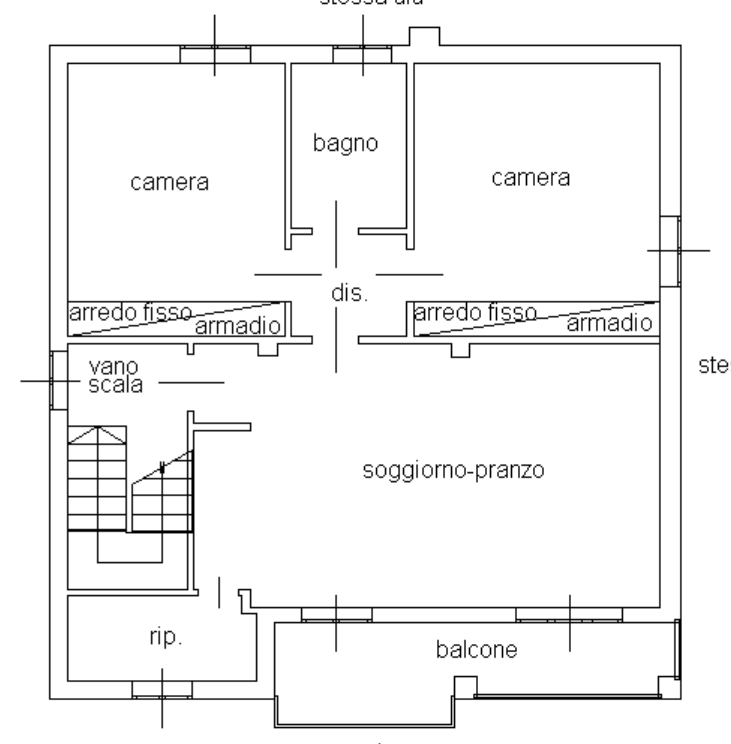
#> input picture PlanParser/atomic_v2/ocr_preprocess/artifacts/scheda_catastale/region_001/revision_001/01_normalized_original.png, 731 x 744 px
$ python split_regions.py ../ocr_preprocess/artifacts/scheda_catastale/region_001/revision_001/01_normalized_original.png out
#> lines starting #> are read from the running program, lines starting #| are printed output that depends on the picture; after the words box and inside, x2 and y2 are one past the last pixel; in counts of white or black regions, pixels touching at a corner belong together
#> in split, image is the input picture: shape (744, 731, 3); min 0, max 255, mean 243.5
"""Isolated heuristic splitter for architectural drawing regions."""

from __future__ import annotations

import argparse
import hashlib
import json
from pathlib import Path

import cv2


def _sha256(path: Path) -> str:
    digest = hashlib.sha256()
    with path.open("rb") as stream:
        for chunk in iter(lambda: stream.read(1024 * 1024), b""):
            digest.update(chunk)
    return digest.hexdigest()


def detect_regions(image) -> list[dict]:
    height, width = image.shape[:2]
#> height = 744; width = 731
    gray = cv2.cvtColor(image, cv2.COLOR_BGR2GRAY)
    ink = cv2.threshold(gray, 220, 255, cv2.THRESH_BINARY_INV)[1]
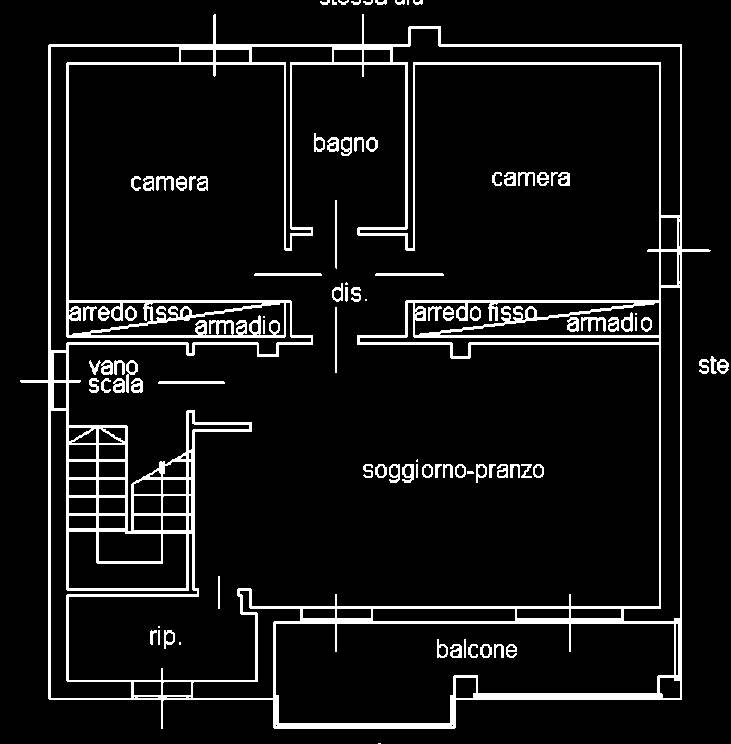
#> ink: shape (744, 731); 8% white; 94 white regions (10 under 20 px), largest, box (x1, y1, x2, y2) and area: (20, 14, 711, 729) 35968, (375, 273, 444, 276) 205, (254, 273, 322, 276) 202
    horizontal = cv2.morphologyEx(
        ink,
        cv2.MORPH_OPEN,
        cv2.getStructuringElement(cv2.MORPH_RECT, (max(25, round(width * 0.014)), 1)),
    )
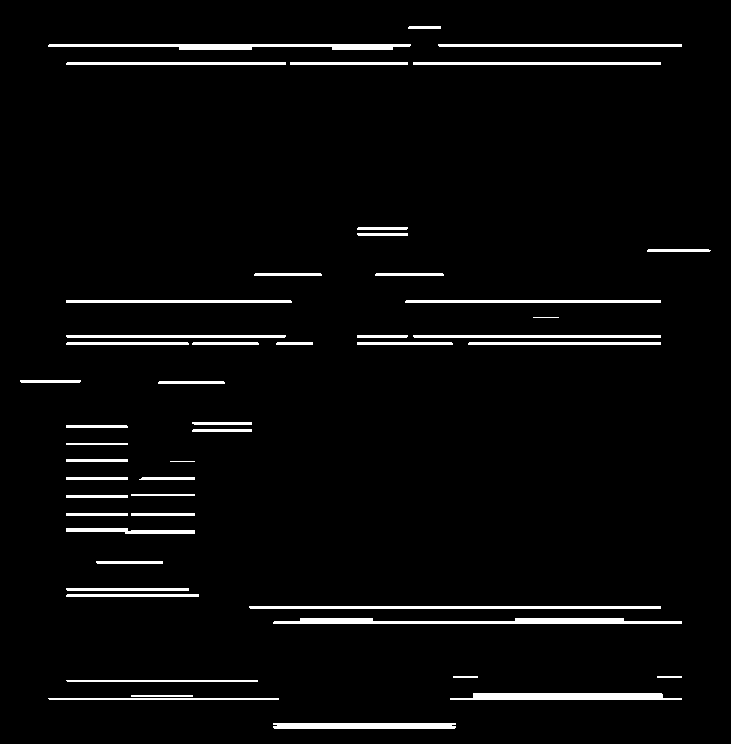
#> horizontal: shape (744, 731); 3.7% white; 49 white regions, largest, box (x1, y1, x2, y2) and area: (273, 618, 682, 624) 1772, (48, 44, 411, 50) 1489, (450, 693, 682, 700) 1413
    vertical = cv2.morphologyEx(
        ink,
        cv2.MORPH_OPEN,
        cv2.getStructuringElement(cv2.MORPH_RECT, (1, max(25, round(height * 0.010)))),
    )
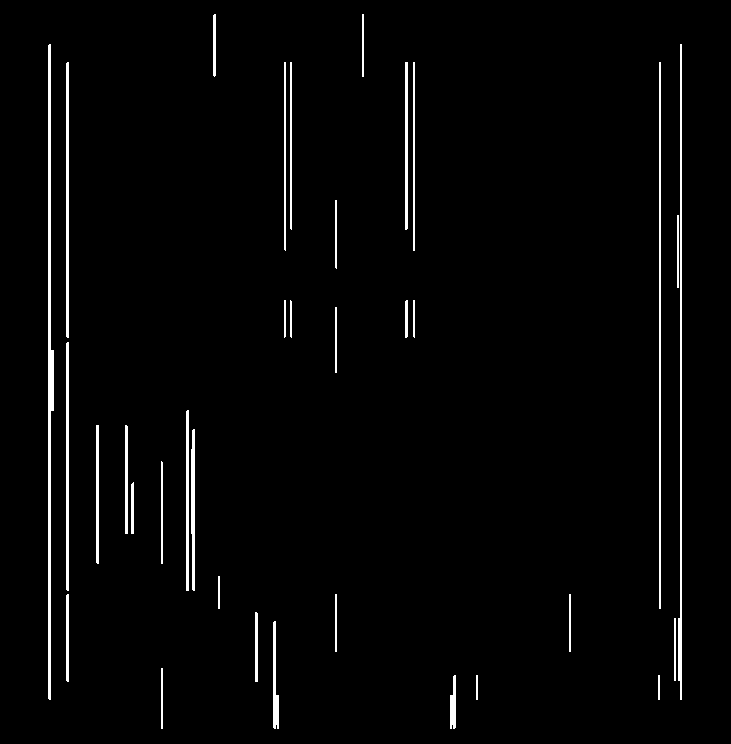
#> vertical: shape (744, 731); 2.4% white; 35 white regions, largest, box (x1, y1, x2, y2) and area: (48, 44, 54, 700) 2149, (678, 44, 682, 700) 1438, (659, 62, 661, 609) 1094
    structural = cv2.bitwise_or(horizontal, vertical)
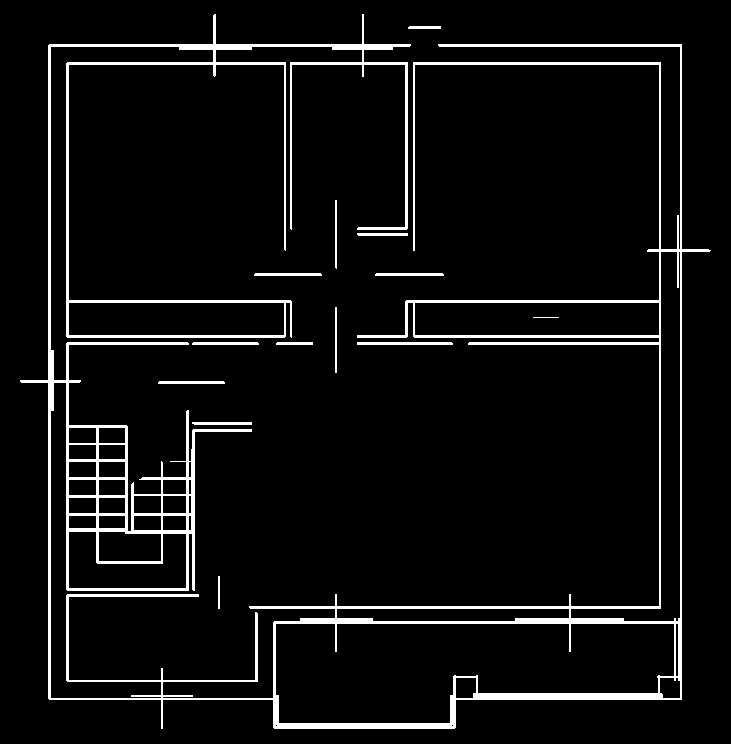
#> structural: shape (744, 731); 5.9% white; 14 white regions, largest, box (x1, y1, x2, y2) and area: (20, 14, 711, 729) 29963, (357, 342, 453, 345) 287, (375, 273, 444, 276) 205
    kernel = cv2.getStructuringElement(
        cv2.MORPH_RECT,
        (max(15, round(width * 0.010)), max(9, round(height * 0.004))),
    )
    joined = cv2.dilate(structural, kernel, iterations=1)
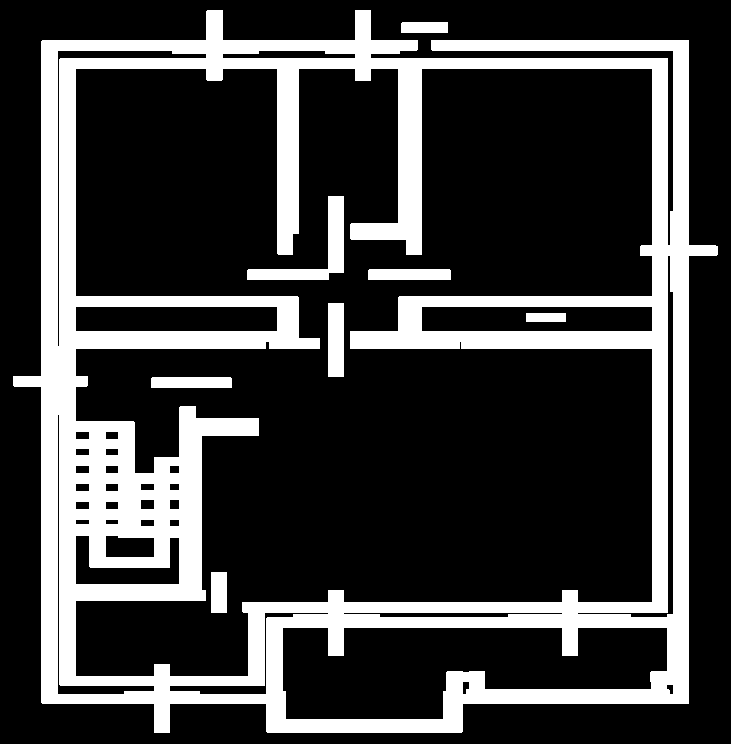
#> joined: shape (744, 731); 24.5% white; 8 white regions, largest, box (x1, y1, x2, y2) and area: (13, 10, 718, 733) 126495, (247, 196, 344, 280) 2129, (328, 303, 344, 377) 1184
    count, labels, stats, _ = cv2.connectedComponentsWithStats(joined, 8)
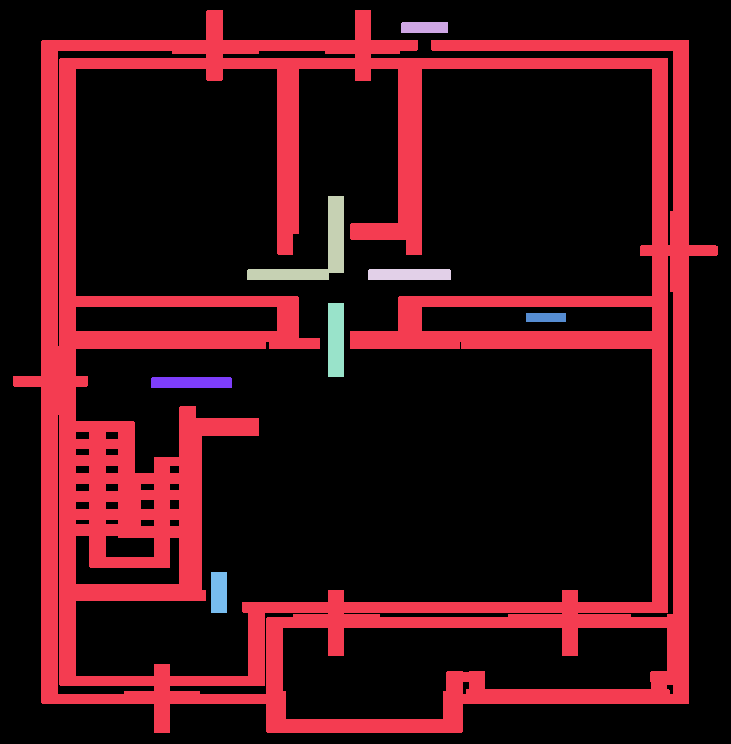
#> labels: shape (744, 731) int32; 9 distinct labels, from 0 to 8; one colour per label, 0 black
#> count = 9; stats = [[0, 0, 731, 744, 410724], [13, 10, 705, 723, 126495], [401, 22, 47, 11, 516], [247, 196, 97, 84, 2129], [368, 269, 83, 11, 911], [328, 303, 16, 74, 1184], [526, 313, 40, 9, 360], [151, 377, 81, 11, 889], [211, 572, 16, 41, 656]]
    candidates = []
    for component_id in range(1, count):
        x, y, w, h, area = map(int, stats[component_id])
        width_ratio, height_ratio = w / width, h / height
        if y < height * 0.15:
            continue
        if not (0.20 <= width_ratio <= 0.65 and 0.14 <= height_ratio <= 0.42):
            continue
        component_mask = labels[y:y + h, x:x + w] == component_id
        original_ink = ink[y:y + h, x:x + w] > 0
        ink_pixels = int((component_mask & original_ink).sum())
        ink_ratio = ink_pixels / max(w * h, 1)
        if ink_ratio < 0.012:
            continue
        score = area * (0.6 + min(ink_ratio / 0.08, 1.0) * 0.4)
        candidates.append((score, x, y, w, h, ink_ratio))
#> this loop made 8 passes
#> (x, y, w, h, area, width_ratio, height_ratio) on passes 1 to 8: (13, 10, 705, 723, 126495, 0.964, 0.972), (401, 22, 47, 11, 516, 0.0643, 0.0148), (247, 196, 97, 84, 2129, 0.133, 0.113), (368, 269, 83, 11, 911, 0.114, 0.0148), (328, 303, 16, 74, 1184, 0.0219, 0.0995), (526, 313, 40, 9, 360, 0.0547, 0.0121), (151, 377, 81, 11, 889, 0.111, 0.0148), (211, 572, 16, 41, 656, 0.0219, 0.0551)
#> after the loop, candidates = []

    chosen = sorted(candidates, reverse=True)[:2]
#> chosen = []
    chosen.sort(key=lambda item: item[2])
    regions = []
    pad = max(8, round(min(width, height) * 0.003))
#> pad = 8
    for index, (_, x, y, w, h, ink_ratio) in enumerate(chosen, 1):
        x0, y0 = max(0, x - pad), max(0, y - pad)
        x1, y1 = min(width, x + w + pad), min(height, y + h + pad)
        size_quality = min(1.0, (w / width) / 0.35) * min(1.0, (h / height) / 0.20)
        density_quality = min(1.0, ink_ratio / 0.045)
        confidence = round(min(0.98, 0.55 + 0.25 * size_quality + 0.20 * density_quality), 3)
        regions.append({
            "id": f"region_{index:03d}",
            "bbox_px": [x0, y0, x1 - x0, y1 - y0],
            "confidence": confidence,
            "reasons": [
                "connected horizontal/vertical linework component below the cadastral header",
                "component dimensions are consistent with a plan drawing rather than a text line",
                f"measured ink ratio={ink_ratio:.4f}",
            ],
            "abstained": False,
        })
#> this loop made 0 passes
#> after the loop, regions = []
    return regions


def split(source: Path, output_dir: Path) -> Path:
    image = cv2.imread(str(source), cv2.IMREAD_COLOR)
    if image is None:
        raise ValueError(f"Cannot read source image: {source}")
    output_dir.mkdir(parents=True, exist_ok=True)
    regions = detect_regions(image)
#> regions = []
    abstained = len(regions) != 2
#> abstained = True
    if abstained:
        regions = [{
            "id": "region_detection_abstention",
            "bbox_px": [0, 0, image.shape[1], image.shape[0]],
            "confidence": 0.0,
            "reasons": [f"expected exactly 2 drawing regions; detected {len(regions)}"],
            "abstained": True,
        }]

    overlay = image.copy()
    for region in regions:
        x, y, w, h = region["bbox_px"]
        color = (255, 0, 255) if region["abstained"] else (0, 80, 255)
        cv2.rectangle(overlay, (x, y), (x + w, y + h), color, 8)
        cv2.putText(
            overlay,
            f"{region['id']}  confidence={region['confidence']:.3f}",
            (x + 10, max(45, y - 15)),
            cv2.FONT_HERSHEY_SIMPLEX,
            1.2,
            color,
            3,
            cv2.LINE_AA,
        )
        if not region["abstained"]:
            cv2.imwrite(str(output_dir / f"{region['id']}.png"), image[y:y + h, x:x + w])
#> this loop made 1 pass
#> (x, y, w, h, color) on pass 1: (0, 0, 731, 744, (255, 0, 255))
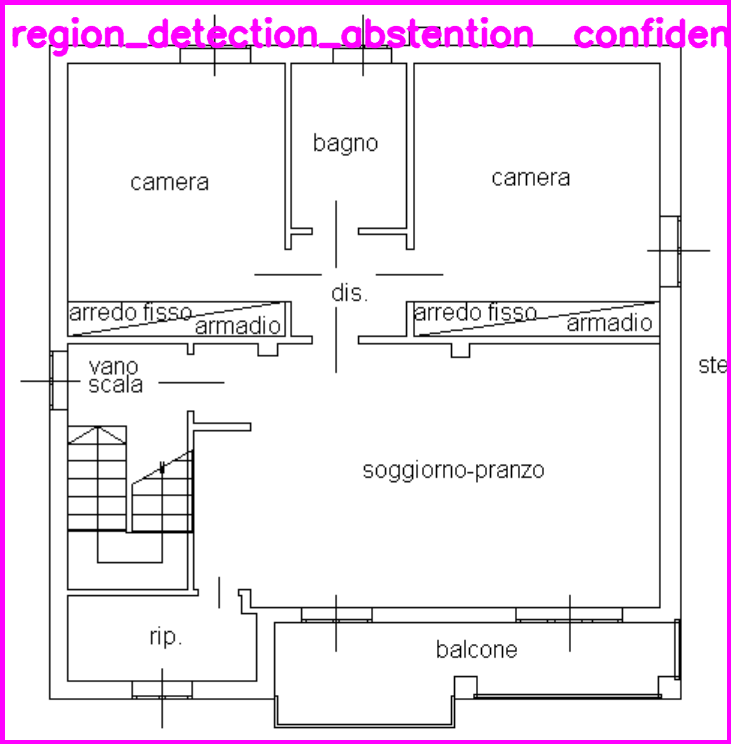
#> overlay: shape (744, 731, 3); 4.48% of pixels changed, all inside (x1, y1, x2, y2) = (0, 0, 731, 744)
    cv2.imwrite(str(output_dir / "regions_overlay.png"), overlay)
    payload = {
        "schema_version": "1.0.0",
        "source": {
            "path": str(source).replace("\\", "/"),
            "sha256": _sha256(source),
            "width_px": image.shape[1],
            "height_px": image.shape[0],
        },
        "method": {
            "name": "connected-linework-region-split",
            "version": "1.0.0",
            "automatic": True,
            "ocr_used": False,
        },
        "regions": regions,
        "abstained": abstained,
    }
    json_path = output_dir / "regions.json"
    json_path.write_text(json.dumps(payload, indent=2, ensure_ascii=False) + "\n", encoding="utf-8")
    return json_path


def main() -> int:
    parser = argparse.ArgumentParser(description="Detect isolated plan-drawing regions")
    parser.add_argument("source", type=Path)
    parser.add_argument("output_dir", type=Path)
    args = parser.parse_args()
    result = split(args.source, args.output_dir)
    print(result)
    return 0


if __name__ == "__main__":
    raise SystemExit(main())
#> (the program exits here)

$ run again, on PlanParser/atomic_v2/ocr_preprocess/artifacts/scheda_catastale/region_001/revision_001/08_otsu_suppress_long_axis_lines_2x.png
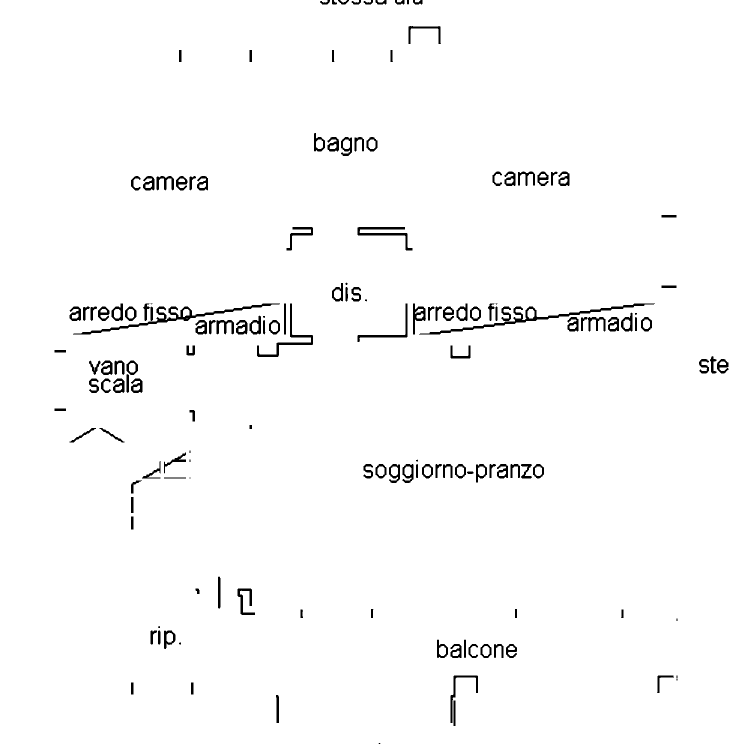
#> input picture PlanParser/atomic_v2/ocr_preprocess/artifacts/scheda_catastale/region_001/revision_001/08_otsu_suppress_long_axis_lines_2x.png, 1462 x 1488 px (shown at 1/2 size)
#> in split, image is the input picture: shape (1488, 1462, 3); 98% white; 155 black regions (16 under 20 px), largest, box (x1, y1, x2, y2) and area: (838, 607, 1310, 669) 2764, (146, 607, 560, 669) 2720, (514, 607, 626, 714) 1264
#> horizontal: shape (1488, 1462); 0.37% white; 63 white regions, largest, box (x1, y1, x2, y2) and area: (715, 466, 815, 471) 498, (715, 670, 815, 675) 498, (715, 454, 810, 459) 473
#> vertical: shape (1488, 1462); 0.56% white; 98 white regions, largest, box (x1, y1, x2, y2) and area: (436, 1153, 441, 1217) 312, (553, 1390, 558, 1446) 276, (811, 607, 815, 675) 271
#> structural: shape (1488, 1462); 0.91% white; 129 white regions, largest, box (x1, y1, x2, y2) and area: (715, 607, 815, 675) 750, (514, 685, 626, 714) 670, (715, 466, 815, 501) 617
#> joined: shape (1488, 1462); 4% white; 46 white regions, largest, box (x1, y1, x2, y2) and area: (708, 603, 1317, 679) 16322, (139, 603, 633, 679) 13388, (894, 1347, 963, 1456) 3441
#> in detect_regions, `count, labels, stats, _ = cv2.connectedComponentsWithStats(joined, 8)`:
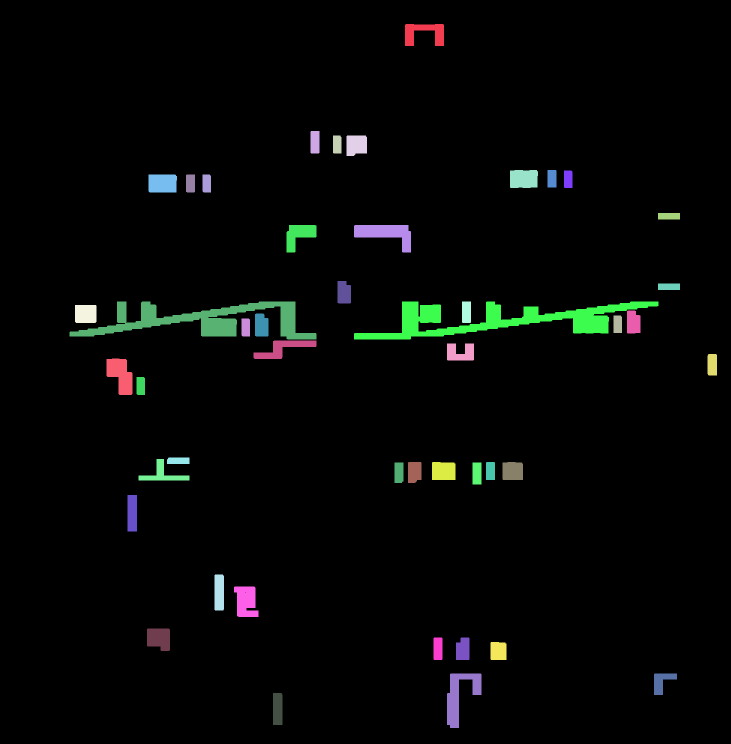
#> labels: shape (1488, 1462) int32 (shown at 1/2 size); 47 distinct labels, from 0 to 46; one colour per label, 0 black
#> count = 47; stats = 47 rows, first 6: [0, 0, 1462, 1488, 2089194], [810, 48, 78, 44, 2084], [621, 262, 18, 45, 807], [666, 271, 17, 36, 606], [693, 271, 41, 41, 1554], [1020, 340, 56, 36, 1942]
#> the loop in detect_regions, `for component_id in range(1, count):` made 46 passes
#> (x, y, w, h, area, width_ratio, height_ratio) on passes 1 to 8: (810, 48, 78, 44, 2084, 0.0534, 0.0296), (621, 262, 18, 45, 807, 0.0123, 0.0302), (666, 271, 17, 36, 606, 0.0116, 0.0242), (693, 271, 41, 41, 1554, 0.028, 0.0276), (1020, 340, 56, 36, 1942, 0.0383, 0.0242), (1095, 340, 18, 35, 629, 0.0123, 0.0235), (1128, 341, 17, 35, 591, 0.0116, 0.0235), (297, 349, 57, 36, 2018, 0.039, 0.0242)
#> after the loop in detect_regions, `for component_id in range(1, count):`: candidates = []
#> abstained = True
#> the loop in split, `for region in regions:` made 1 pass
#> (x, y, w, h, color) on pass 1: (0, 0, 1462, 1488, (255, 0, 255))
#> after the loop in split, `for region in regions:`:
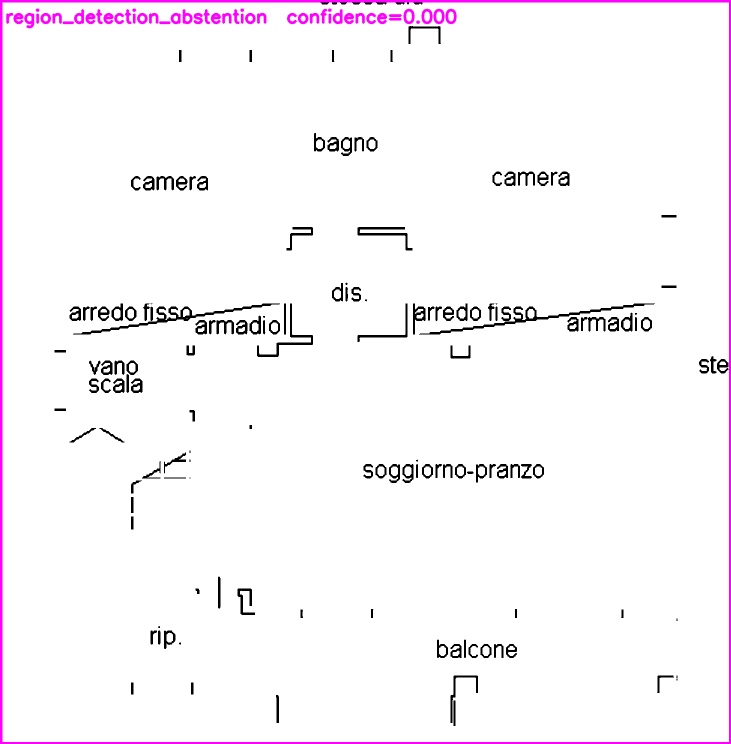
#> overlay: shape (1488, 1462, 3) (shown at 1/2 size); 1.87% of pixels changed, all inside (x1, y1, x2, y2) = (0, 0, 1462, 1488)
